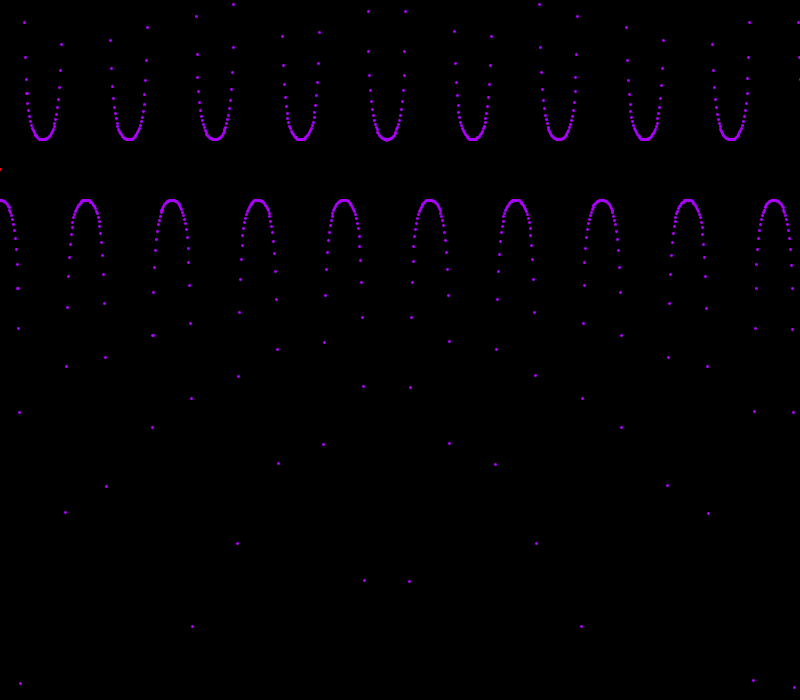
Frame 1 (no input)
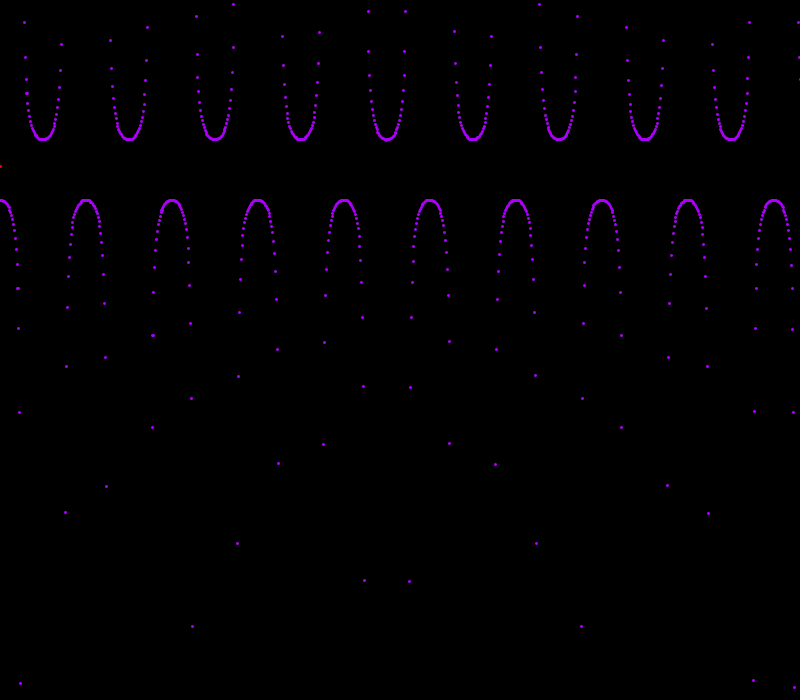
Frame 60 (the mouse pressed at the canvas centre just before this capture)
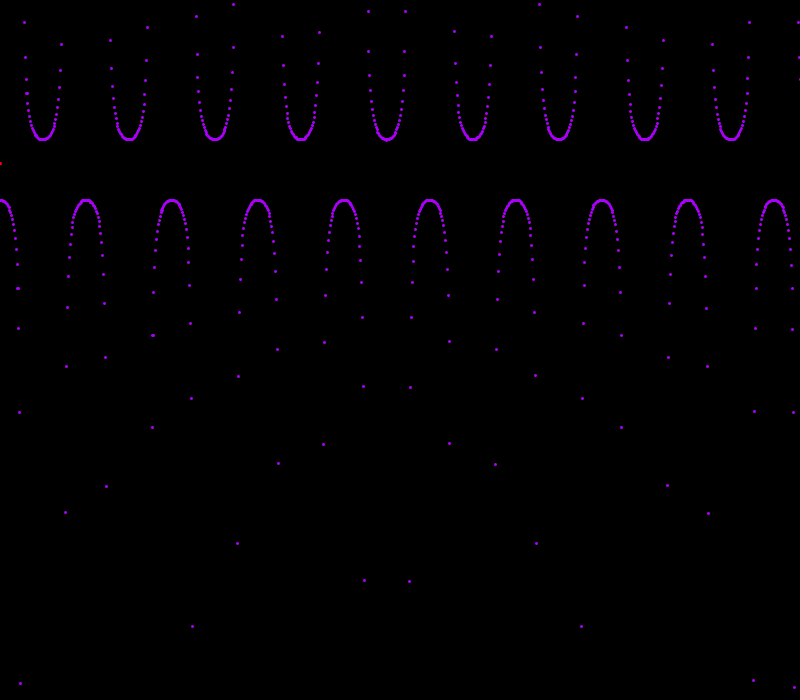
Frame 120 (the mouse held since frame 60 and released just before this capture)

The Processing sketch that drew these frames (run headless with seeded random() and noise(); from frame 60 on, the mouse is pressed at the canvas centre):

// Processing sketch: Davidsketch_240228amouse2
// ── Davidsketch_240228amouse2.pde
//code runs at start
void setup() {
  size(800, 700);
}
//global variable for saving the position of wave
float saved= 0;
//code runs every frame
void draw() {
  //set background to black
  background(0);
  //set stroke weight to 3
  strokeWeight(3);
  //loop for drawing waves
  for (float i = 0; i<900; i+=0.9) {
    //purple secant wave
    stroke(#aa00fa);
    point(0 + i, 170+30*1/cos(i * PI/43.0));
    //gradient stroke
    stroke(lerpColor(#ff0000, #0000ff, i/800));
    //if you put your mouse in the empty space of the secant wave then a strange animated sine wave would appear
    if (mouseX > i && mouseY> 150 && mouseY < 190 ) {
      //set saved to current value
      saved = i;
      point(0 + i, 150+-11* charaterSine(frameCount/9.009+i * PI/16.6)  );
    }
    //if mouse leaves the empty space of the secant wave make the weird sine wave turn into a reguluar sine wave
    if ( (mouseY> 150 && mouseY < 190 )==false) {
      //make the wave only go up to the position it was at before the mouse left
      if (i>saved) { // do nothing if the i value of loop surpasses the saved value
      } else {
        //draw animated sine wave
        point(0 + i, 170+-9*sin(frameCount/9.009+i * PI/16.6));
      }
    }
  }
}
//experimental sine wave
float charaterSine(float value) {
  return (log(sin(value)/2)*exp(sin((value)/2)));
}
